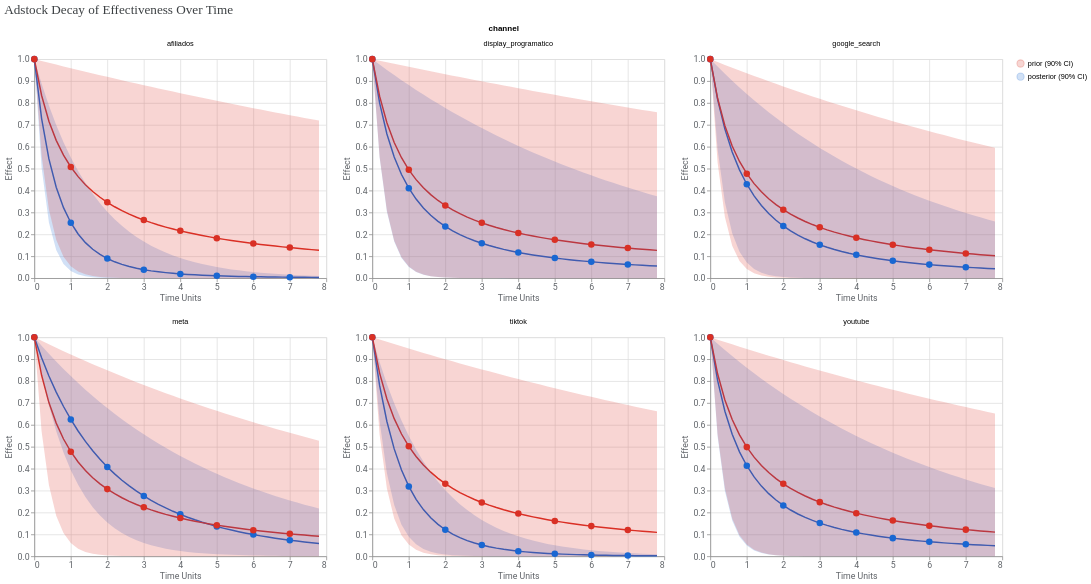

Write notebook code for a chart like this one.
### Code cell
efeitos.plot_adstock_decay()

### Figure 1 — Vega-Lite specification as saved in the notebook (floating-point values rounded to 4 significant figures; data arrays with more than 128 entries replaced by an {"elided": "..."} marker saying what was removed)
{"config": {"view": {"continuousWidth": 300, "continuousHeight": 300}, "axis": {"labelColor": "#5F6368", "labelFont": "Roboto", "labelFontSize": 12, "titleColor": "#5F6368", "titleFont": "Roboto", "titleFontSize": 12, "titleFontWeight": "normal"}}, "data": {"name": "data-eed97ed5d07add6ffd0991d5bd8b3269"}, "facet": {"field": "channel", "type": "nominal"}, "spec": {"layer": [{"mark": {"type": "line"}, "encoding": {"color": {"field": "distribution", "legend": {"labelExpr": "datum.value === \"posterior\" ? \"posterior (90% CI)\" : \"prior (90% CI)\"", "title": ""}, "scale": {"domain": ["prior", "posterior"], "range": ["#D93025", "#1967D2"]}, "type": "nominal"}, "x": {"field": "time_units", "title": "Time Units", "type": "quantitative"}, "y": {"field": "mean", "title": "Effect", "type": "quantitative"}}}, {"mark": {"type": "area", "opacity": 0.2}, "encoding": {"color": {"field": "distribution", "scale": {"domain": ["prior", "posterior"], "range": ["#D93025", "#1967D2"]}, "type": "nominal"}, "x": {"field": "time_units", "type": "quantitative"}, "y": {"field": "ci_lo", "type": "quantitative"}, "y2": {"field": "ci_hi"}}}, {"mark": {"type": "circle", "filled": true, "opacity": 1, "size": 80}, "encoding": {"color": {"field": "distribution", "scale": {"domain": ["prior", "posterior"], "range": ["#D93025", "#1967D2"]}, "type": "nominal"}, "tooltip": [{"field": "time_units", "type": "quantitative"}, {"field": "mean", "type": "quantitative"}], "x": {"field": "time_units", "type": "quantitative"}, "y": {"field": "mean", "type": "quantitative"}}, "transform": [{"filter": "datum.is_int_time_unit"}]}], "width": 400}, "columns": 3, "resolve": {"scale": {"x": "independent", "y": "independent"}}, "title": {"text": "Adstock Decay of Effectiveness Over Time", "anchor": "start", "color": "#3C4043", "font": "Google Sans Display", "fontSize": 18, "fontWeight": "normal", "offset": 10}, "$schema": "https://vega.github.io/schema/vega-lite/v6.4.1.json", "datasets": {"data-eed97ed5d07add6ffd0991d5bd8b3269": {"elided": "480 records"}}}
